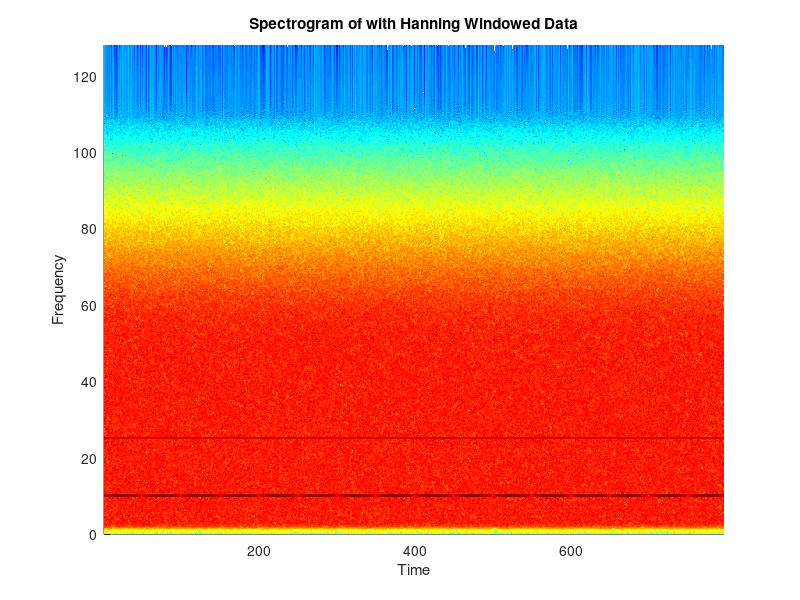
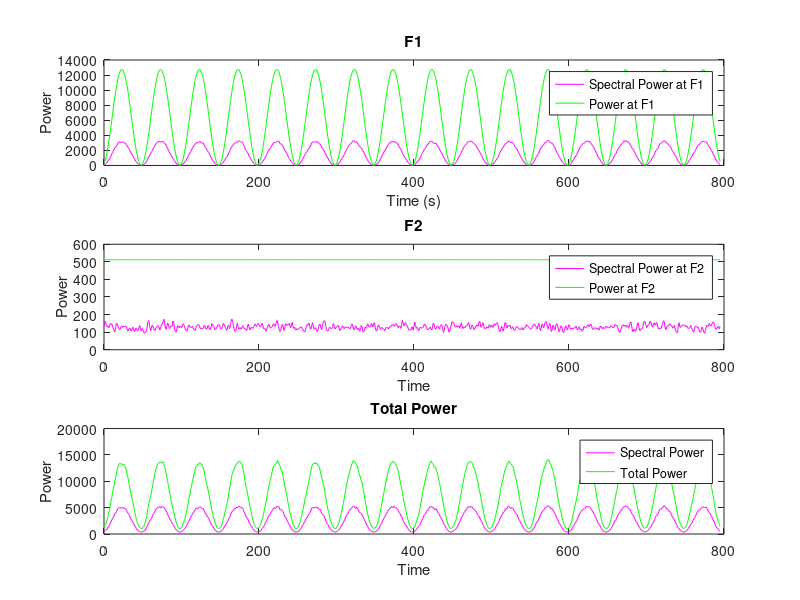

These charts were generated, in order, by the following MATLAB code: (Note: this script raises an error after producing the figures.)
%% Multitaper Harmonic Analysis 
%
%  Bruce J. Gluckman
%  revised 2/2016
%
%  Overall objective is to be able to apply the MT spectral estimates
%  many times i.e. to generate spectrograms, to identify lines in the
%  spectra with particular resolution, and their amplitudes
%
%  First set up the data specs
%
%  Acquisition rate (SPS)
SPS = 256;
%  window size
NPTS = 1024;
%  overlap
Step = 256;
%
%% Now create the data
%
% here create some data
% We'll use a mixture of band limited noise plus 
% two sinusoids.  The lower frequency sinusoid is
% modulated in amplitude on a much longer time scale
%
% note that sin(w1*t)sin(wmod*t)=0.5*(cos(w1-wmod)-cos(w1+wmod)).
% 
% so we expect to broaden the lower peak into two peaks separated
% by 2*Fmod
%
Tmax = 800;  
Time = 1/SPS:1/SPS:Tmax;
totalPts = length(Time);
F1 = 10;
F2 = 25;
Fmod = 0.01;
twopi=2*pi;
fMin = 2; 
fMax = 60;
Wn = [fMin  fMax]/(SPS/2);
% make an n=5th order butterworth bandpass filter
[bButter,aButter]=butter(5,Wn);
Y = 5*sin(twopi*Fmod*Time).*sin(twopi*F1*Time)+sin(twopi*F2*Time)+randn(size(Time));
Y = filtfilt(bButter,aButter,Y);
%
StartIndexes = 1:Step:length(Y)-NPTS;
NWindows = length(StartIndexes);
% note that these are the starting indexes of the windows.
%
% We can denote the Times of the windows as their start or end or midpoints
% times
%
WindowTimes = Time(StartIndexes);
%
% estimate the power in the modulated frequency
F1Power = zeros(size(WindowTimes));
F2Power = zeros(size(WindowTimes));
TotPower = zeros(size(WindowTimes));
Range0 = 0:NPTS-1;
for i=1:NWindows
    timesi = Time(StartIndexes(i)+Range0);
    cows = 5*sin(twopi*Fmod*timesi).*sin(twopi*F1*timesi);
    F1Power(i) = sum(cows.*cows);
    cows = sin(twopi*F2*timesi);
    F2Power(i) = sum(cows.*cows);
    cows = Y(StartIndexes(i)+Range0);
    TotPower(i) = sum(cows.*cows);
end
meanF2LineIdeal = mean(F2Power);
% now set up space for the results
%
NPTS_by_2 = NPTS/2;
NPTS_by_2_Plus_1 = NPTS_by_2+1;
Fstatgraph = zeros([NWindows NPTS_by_2_Plus_1]);
MT_Spectrogram = zeros([NWindows NPTS_by_2_Plus_1]);
Frequencies = 0:SPS/NPTS:SPS/2;
%
% space for the Hanning windowed spectrogram
Han_Spectrogram = zeros([NWindows NPTS_by_2_Plus_1]);

%% Compute the regular Hanning windowed spectrogram
%
%  Note that this is a single tapered spectral estimator
%  The taper (equal to the first of the Slepian tapers used below) reduces
%  the bias due spectral leakage into nearby freqeuency bins, and also
%  reduces errors by making the ends of the window equal to zero
%
Range0 = 0:NPTS-1;
hWin = hann(NPTS,'periodic')';
for iWin = 1:NWindows
    iStart=StartIndexes(iWin);
    % s = sprintf('FFT processed for window %g \r',iWin);disp(s);
     % get the data
    Range = iStart+Range0;
    phY = fft(Y(Range).*hWin,NPTS);
    sphY = phY.*conj(phY);
    Han_Spectrogram(iWin,:) = sphY(1:NPTS_by_2_Plus_1)/NPTS;
end
figure;
surf(WindowTimes,Frequencies,10*log10(abs(Han_Spectrogram')),'EdgeColor','none');
axis xy; axis tight; colormap(jet); view(0,90);
title('Spectrogram of with Hanning Windowed Data');
ylabel('Frequency');
xlabel('Time');
%% plot Hanning spectra and line stats
% 
% NOTE that we use a factor of 2 between the spectrograms and the power
% because we've thrown away the data at negative frequencies.
%
figure;
subplot(3,1,1);
IF1=F1*NPTS/SPS+1;
IF2=F2*NPTS/SPS+1;
%
plot(WindowTimes,2*Han_Spectrogram(:,IF1),'m',WindowTimes,F1Power,'g');
title('F1');
xlabel('Time (s)');
ylabel('Power');
legend('Spectral Power at F1','Power at F1');
%
subplot(3,1,2);
plot(WindowTimes,2*Han_Spectrogram(:,IF2),'m',WindowTimes,F2Power,'g');
title('F2');
xlabel('Time');
ylabel('Power');
legend('Spectral Power at F2','Power at F2');
%
subplot(3,1,3);
sphPower = 2*sum(Han_Spectrogram,2);
plot(WindowTimes,sphPower,'m',WindowTimes,TotPower,'g');
title('Total Power');
xlabel('Time');
ylabel('Power');
legend('Spectral Power','Total Power');
%
% now look at the statistics of the line at F2
stdF2hs=std(2*Han_Spectrogram(:,IF2));
meanF2hs=mean(2*Han_Spectrogram(:,IF2));
%
message = sprintf(...
    ['Single Taper (Hanning) values\n'...
    'mean line power and its STD normalized by its ideal value is\n'...
    'Mean(h_PowerLineF2)/PowerLineF2 = %g \n'...
    'std(h_PowerLine2)/PowerLineF2   = %g \n'...
    'std(h_PowerLine2)/Mean(h_PowerLineF2)   = %g \n'...
    '\nnote that this is probably because of the background noise\n'], ...
    meanF2hs/meanF2LineIdeal, stdF2hs/meanF2LineIdeal,stdF2hs/meanF2hs);
disp(message);
%
%
%% Now set up the repeatedly used MT pieces
%
mt.pval = 0.995;
mt.nw = 4;
mt.nk = round(2*mt.nw);
[mt.e,mt.v] = dpss(NPTS,mt.nw,mt.nk);
mt.pe = fft(mt.e,NPTS);
mt.spe0=mt.pe(1,:)*conj(mt.pe(1,:)');
mt.SNR_Thresh = finv(mt.pval,2,2*(mt.nk-1));
convWid = 2*mt.nw;
mt.ConvIndex = -convWid:convWid;
mt.lenConv = length(mt.ConvIndex);
mt.ConvLU = [NPTS-convWid+1:NPTS 1:convWid+1];
if mt.lenConv~=length(mt.ConvLU)
    disp('ERROR IN convolution LU');
end
mt.peSub = mt.pe(mt.ConvLU,:);
mt.SNR_Norm = ((mt.nk-1)/(NPTS))*mt.spe0;
% check that we've hit the main concentration of the taper
% conc = sum(mt.pe(mt.ConvLU,:).*conj(mt.pe(mt.ConvLU,:)),1)/NPTS;
%% Computute MT Spectrogram
%
Range0 = 0:NPTS-1;
for iWin = 1:NWindows
    iStart=StartIndexes(iWin);
    %  s = sprintf('FFT processed for window %g \r',iWin);disp(s);
     % get the data
    Range = iStart+Range0;
    Ynow = Y(Range);
    % compute the multiplication of the signal by the taper
    eY = mt.e;
    for i=1:mt.nk
        eY(:,i) = mt.e(:,i).*Ynow';
    end
    % now take FT
    peY = fft(eY,NPTS);
    % compute the first moment average to get the putative lines
    temp = peY;
    for i=1:mt.nk
        temp(:,i) = peY(:,i)*conj(mt.pe(1,i));
    end
    peYm1 = sum(temp,2)/mt.spe0;
    seYm1 = NPTS*NPTS*peYm1.*conj(peYm1);
    seYm1 = seYm1';
    % estimate the approximate residual spectral power in the noise part
    % 
    for i=1:mt.nk
        temp(:,i) = peY(:,i)-mt.pe(1,i)*peYm1;
    end
    seYresidual = NPTS*sum(temp.*conj(temp),2 )';
    % Compute the SNR
    mtSNR = mt.SNR_Norm*seYm1./seYresidual;
    SigIndexes=find(mtSNR>=mt.SNR_Thresh);
    temp = peY;
    if ~isempty(SigIndexes)
        for i=SigIndexes
            lInd = mod(i+mt.ConvIndex-1,NPTS)+1;
            temp(lInd,:) = temp(lInd,:) - peYm1(i)*mt.peSub;
        end
    end
    seYresidual = NPTS*mean(temp.*conj(temp),2)';
    seHarmFull = seYresidual;
    if ~isempty(SigIndexes)
        for i=SigIndexes
            seHarmFull(i) = seHarmFull(i) + seYm1(i);
        end
    end
    % now transfer to the save matrix
    Fstatgraph(iWin,:) =  mtSNR(1:NPTS_by_2_Plus_1);
    MT_Spectrogram(iWin,:) = seHarmFull(1:NPTS_by_2_Plus_1)/NPTS;
end
%% now plot multitaper spectrogram
%
% note that we plot these tall because otherwise the lines get lost
figure;
subplot(1,3,1);
%surf(WindowTimes,Frequencies,10*log10(abs(MT_Spectrogram')),'EdgeColor','none');
imagesc(WindowTimes,Frequencies,10*log10(abs(MT_Spectrogram')));
axis xy; axis tight; colormap(jet); 
xlabel('Time (s)');
ylabel('Frequency (Hz)');
subplot(1,3,2);
%surf(WindowTimes,Frequencies,log10(Fstatgraph'+.5),'EdgeColor','none');
imagesc(WindowTimes,Frequencies,log10(Fstatgraph'+.5));
title('log10(SNR+0.5)');
axis xy; axis tight; colormap(jet); 
ylim([0 60]);
xlabel('Time(s)');
ylabel('Frequency (Hz)');
subplot(1,3,3);
FSiggraph = 1.0*(Fstatgraph<mt.SNR_Thresh);  % this makes significant lines BLACK
imagesc(WindowTimes,Frequencies,FSiggraph');
title('Significant SNRs');
axis xy; axis tight; %colormap(gray); view(0,90);
xlabel('Time(s)');
ylabel('Frequency (Hz)');
ylim([5 30]);
% now blow it up a bit
figure;
subplot(1,3,1);
%surf(WindowTimes,Frequencies,10*log10(abs(MT_Spectrogram')),'EdgeColor','none');
imagesc(WindowTimes,Frequencies,10*log10(abs(MT_Spectrogram')));
axis xy; axis tight; colormap(jet); 
xlabel('Time (s)');
ylabel('Frequency (Hz)');
xlim([100 200]);
subplot(1,3,2);
%surf(WindowTimes,Frequencies,log10(Fstatgraph'+.5),'EdgeColor','none');
imagesc(WindowTimes,Frequencies,log10(Fstatgraph'+.5));
title('log10(SNR+0.5)');
axis xy; axis tight; colormap(jet); 
ylim([5 30]);
xlabel('Time(s)');
ylabel('Frequency (Hz)');
xlim([100 200]);
subplot(1,3,3);
FSiggraph = 1.0*(Fstatgraph<mt.SNR_Thresh);  % this makes significant lines BLACK
imagesc(WindowTimes,Frequencies,FSiggraph');
title('Significant SNRs');
axis xy; axis tight; %colormap(gray); view(0,90);
xlabel('Time(s)');
ylabel('Frequency (Hz)');
xlim([100 200]);
ylim([5 30]);

%% plot multitaper Spectra and statistics at lines
% 
% NOTE that we use a factor of 2 between the spectrograms and the power
% because we've thrown away the data at negative frequencies.
%
figure;
subplot(3,2,1);
IF1=F1*NPTS/SPS+1;
plot(WindowTimes,2*MT_Spectrogram(:,IF1),'m',WindowTimes,F1Power,'g');
%title('F1');
xlabel('Time (s)');
ylabel('Power at F1');
legend('MT Line','Power','Location','East');
%
subplot(3,2,3);
plot(WindowTimes,Fstatgraph(:,IF1));
xlabel('Time');
ylabel('SNR at F1');
%
subplot(3,2,2);
IF2=F2*NPTS/SPS+1;
plot(WindowTimes,2*MT_Spectrogram(:,IF2),'m',WindowTimes,F2Power,'g');
title('F2');
xlabel('Time');
ylabel('Power at F2');
legend('MT Line','Power','Location','East');
%
subplot(3,2,4);
plot(WindowTimes,Fstatgraph(:,IF2));
xlabel('Time');
ylabel('SNR at F2');

subplot(3,1,3);
spmtPower = 2*sum(MT_Spectrogram,2);
plot(WindowTimes,spmtPower,'m',WindowTimes,TotPower,'g');
title('Total Power');
xlabel('Time');
ylabel('Power');
legend('MT Spectral Power','Total Power');
%
stdF2Line=std(2*MT_Spectrogram(:,IF2));
meanF2Line=mean(2*MT_Spectrogram(:,IF2));
meanF2LineIdeal = mean(F2Power);
%
% now look at the statistics of the line extraction variation
message = sprintf(...
    ['mean line power and its STD normalized by its ideal value is\n'...
    'Mean(MT_PowerLineF2)/PowerLineF2 = %g \n'...
    'std(MT_PowerLine2)/PowerLineF2   = %g \n'...
    '\nnote that this is probably because of the background noise\n'], ...
    meanF2Line/meanF2LineIdeal, stdF2Line/meanF2LineIdeal);
disp(message);
%

%% Now look at statistics 
%
% presumably, the STD of the multi-taper spectral estimate should be lower 
% by a factor of sqrt(nk) from that of the single taper Hanning
% 
% But lets test that 
%
% First remove the normalization difference so that they both 
% have exactly the same total power:
%
MeanMTS = mean(MT_Spectrogram,1);
STD_MTS  = std(MT_Spectrogram,0,1);
MeanHan = mean(Han_Spectrogram,1);
STD_Han  = std(Han_Spectrogram,0,1);
% renormalize the Hanning spectrographs
NormHan = sum(MeanMTS)/sum(MeanHan);
%
message = sprintf('Hanning underestimates power by factor of %g',NormHan);
disp(message);
%
MeanHan = NormHan*MeanHan;
STD_Han  = NormHan*STD_Han;
%
OneOne = 10.^(log10(min(STD_MTS)):log10(max(STD_MTS)));
%
figure;
subplot(2,1,1);
semilogy(Frequencies,MeanMTS,'m',Frequencies,MeanHan,'b');
title('Comparison of normalized average Hanning and MT Spectra');
xlabel('Frequency');
ylabel('PSD');
legend('MT spectra','Hanning spectra');
subplot(2,1,2);
semilogy(Frequencies,MeanMTS,'m',Frequencies,MeanHan,'b');
title('Comparison of normalized average Hanning and MT Spectra');
xlabel('Frequency');
ylabel('PSD');
ylim([1e-2 1e7]);
xlim([0 30]);
message = sprintf(['Note that the MT spectral estimate has small upward slopes\n',...
    'near in frequency to the modulated frequency. This is due to the modulation']) ;
disp(message);
%% Now look at STD of Spectral Estimates 
%
figure;
range=find( (Frequencies>fMin).*(Frequencies<fMax));
range2 = [IF1+mt.ConvIndex IF2+mt.ConvIndex];
loglog(MeanMTS(range),STD_MTS(range),'r+', ...
    MeanMTS(range2),STD_MTS(range2),'bo', ...
    MeanHan(range),STD_Han(range),'m+', ...
    MeanHan(range2),STD_Han(range2),'go',...
    OneOne,OneOne,...
    OneOne,OneOne/sqrt(mt.nk));
title('Comparison of Hanning and MT Spectra Variances excluding lines');
xlabel('Mean(PSD)');
ylabel('std(PSD)');
axis([1e-1 1e1 1e-1 1e1]);
legend('MT spectra no line','MT spectra near line',...
    'Hanning spectra no line','Hanning spectra near line',...
    'I','PSD/sqrt(nk)','Location','northwest');
%% Now Look at STD of Hanning vs STD of MT estimator
figure;
loglog(STD_MTS,STD_Han,'r+',OneOne,OneOne,OneOne,sqrt(mt.nk)*OneOne,'g');
title('Comparison of Hanning and MT Spectra Statistics');
xlabel('std(PSD MT)');
ylabel('std(PSD Hanning)');
legend('PSD','I','slope sqrt(nk)','Location','northwest');
axis([1e-2 1e2 1e-2 1e2]);
%% Now look at the SNR distributions near and away from the lines
%
%
range  = find( (Frequencies>30).*(Frequencies<fMax));
range2 = IF2;
%range2 = [IF2+mt.ConvIndex];
tmp = Fstatgraph(:,range);
[cdfSNR_Noise,SNR_Noise] = ecdf(tmp(:));
tmp = Fstatgraph(:,range2);
[cdfSNR_F2,SNR_F2] = ecdf(tmp(:));
figure;
SNRrange = 10.^(log10(min([SNR_F2' SNR_Noise'])):.1:log10((max([SNR_F2' SNR_Noise']))));
loglog(SNR_Noise,cdfSNR_Noise,'r',...
    SNR_F2,cdfSNR_F2,'g',...
    SNRrange,fcdf(SNRrange,2,2*(mt.nk-1)),'b');
xlabel('SNR');
ylabel('CDF');
title({'cumulative distribution functions of SNR',...
    'and ideal F(2,2(nk-1))'});
legend('cdf(SNR_{Noise})','cdf(SNR_{Line})','cdf(F(2,2(nk-1)))','Location','northwest');
ylim([1e-4 2]);